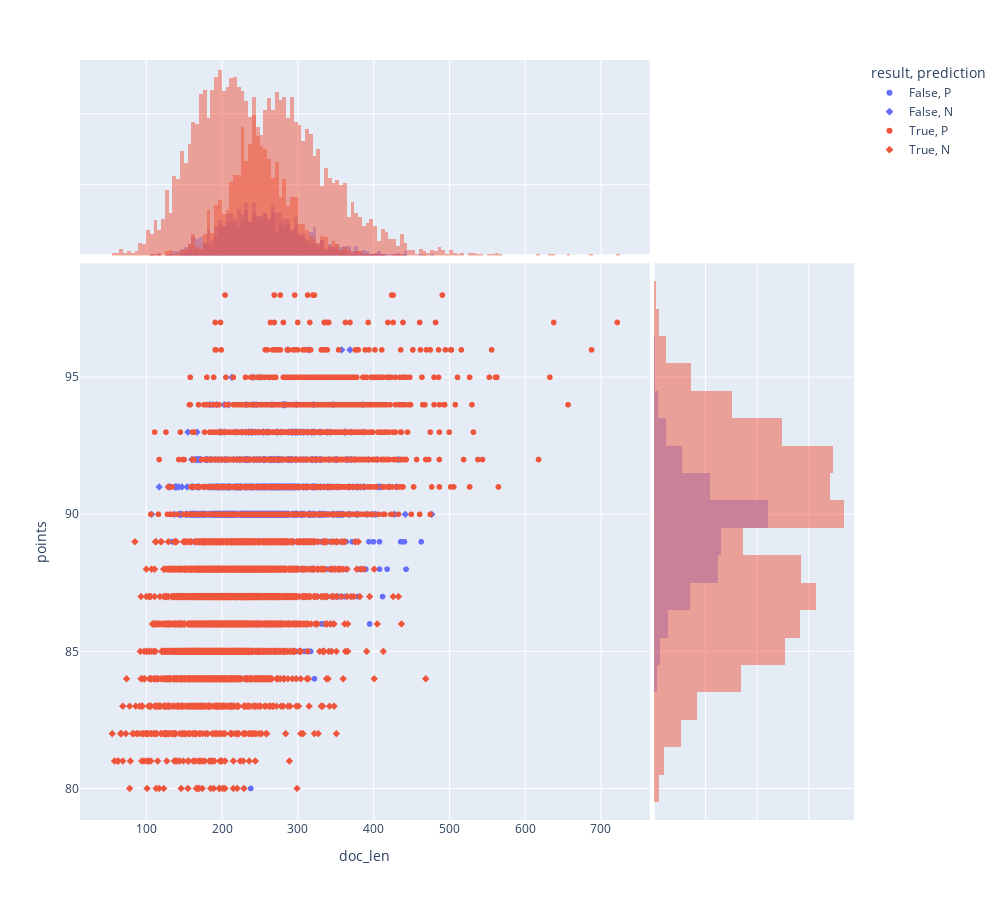

Here is the notebook cell this chart was saved with:
### Code cell
px.scatter(RESULT.join(DOC[['doc_content','points','doc_len']], how='inner').reset_index(), 'doc_len', 'points', color='result', symbol='prediction',
           height=900, width=1000, marginal_x='histogram', marginal_y='histogram')

### Figure 1 — Plotly figure (JSON) as saved in the notebook; plotly's stock layout.template omitted (floating-point values rounded to 4 significant figures; data arrays with more than 128 entries replaced by an {"elided": "..."} marker saying what was removed)
{"data": [{"hovertemplate": "result=False<br>prediction=P<br>doc_len=%{x}<br>points=%{y}<extra></extra>", "legendgroup": "False, P", "marker": {"color": "#636efa", "symbol": "circle"}, "mode": "markers", "name": "False, P", "showlegend": true, "type": "scattergl", "x": {"elided": "739 int values"}, "xaxis": "x", "y": {"elided": "739 int values"}, "yaxis": "y"}, {"alignmentgroup": "True", "bingroup": "x", "hovertemplate": "result=False<br>prediction=P<br>doc_len=%{x}<br>count=%{y}<extra></extra>", "legendgroup": "False, P", "marker": {"color": "#636efa"}, "name": "False, P", "offsetgroup": "False, P", "opacity": 0.5, "showlegend": false, "type": "histogram", "x": {"elided": "739 int values"}, "xaxis": "x3", "yaxis": "y3"}, {"alignmentgroup": "True", "bingroup": "y", "hovertemplate": "result=False<br>prediction=P<br>points=%{y}<br>count=%{x}<extra></extra>", "legendgroup": "False, P", "marker": {"color": "#636efa"}, "name": "False, P", "offsetgroup": "False, P", "opacity": 0.5, "showlegend": false, "type": "histogram", "xaxis": "x2", "y": {"elided": "739 int values"}, "yaxis": "y2"}, {"hovertemplate": "result=False<br>prediction=N<br>doc_len=%{x}<br>points=%{y}<extra></extra>", "legendgroup": "False, N", "marker": {"color": "#636efa", "symbol": "diamond"}, "mode": "markers", "name": "False, N", "showlegend": true, "type": "scattergl", "x": {"elided": "839 int values"}, "xaxis": "x", "y": {"elided": "839 int values"}, "yaxis": "y"}, {"alignmentgroup": "True", "bingroup": "x", "hovertemplate": "result=False<br>prediction=N<br>doc_len=%{x}<br>count=%{y}<extra></extra>", "legendgroup": "False, N", "marker": {"color": "#636efa"}, "name": "False, N", "offsetgroup": "False, N", "opacity": 0.5, "showlegend": false, "type": "histogram", "x": {"elided": "839 int values"}, "xaxis": "x3", "yaxis": "y3"}, {"alignmentgroup": "True", "bingroup": "y", "hovertemplate": "result=False<br>prediction=N<br>points=%{y}<br>count=%{x}<extra></extra>", "legendgroup": "False, N", "marker": {"color": "#636efa"}, "name": "False, N", "offsetgroup": "False, N", "opacity": 0.5, "showlegend": false, "type": "histogram", "xaxis": "x2", "y": {"elided": "839 int values"}, "yaxis": "y2"}, {"hovertemplate": "result=True<br>prediction=P<br>doc_len=%{x}<br>points=%{y}<extra></extra>", "legendgroup": "True, P", "marker": {"color": "#EF553B", "symbol": "circle"}, "mode": "markers", "name": "True, P", "showlegend": true, "type": "scattergl", "x": {"elided": "3132 int values"}, "xaxis": "x", "y": {"elided": "3132 int values"}, "yaxis": "y"}, {"alignmentgroup": "True", "bingroup": "x", "hovertemplate": "result=True<br>prediction=P<br>doc_len=%{x}<br>count=%{y}<extra></extra>", "legendgroup": "True, P", "marker": {"color": "#EF553B"}, "name": "True, P", "offsetgroup": "True, P", "opacity": 0.5, "showlegend": false, "type": "histogram", "x": {"elided": "3132 int values"}, "xaxis": "x3", "yaxis": "y3"}, {"alignmentgroup": "True", "bingroup": "y", "hovertemplate": "result=True<br>prediction=P<br>points=%{y}<br>count=%{x}<extra></extra>", "legendgroup": "True, P", "marker": {"color": "#EF553B"}, "name": "True, P", "offsetgroup": "True, P", "opacity": 0.5, "showlegend": false, "type": "histogram", "xaxis": "x2", "y": {"elided": "3132 int values"}, "yaxis": "y2"}, {"hovertemplate": "result=True<br>prediction=N<br>doc_len=%{x}<br>points=%{y}<extra></extra>", "legendgroup": "True, N", "marker": {"color": "#EF553B", "symbol": "diamond"}, "mode": "markers", "name": "True, N", "showlegend": true, "type": "scattergl", "x": {"elided": "3290 int values"}, "xaxis": "x", "y": {"elided": "3290 int values"}, "yaxis": "y"}, {"alignmentgroup": "True", "bingroup": "x", "hovertemplate": "result=True<br>prediction=N<br>doc_len=%{x}<br>count=%{y}<extra></extra>", "legendgroup": "True, N", "marker": {"color": "#EF553B"}, "name": "True, N", "offsetgroup": "True, N", "opacity": 0.5, "showlegend": false, "type": "histogram", "x": {"elided": "3290 int values"}, "xaxis": "x3", "yaxis": "y3"}, {"alignmentgroup": "True", "bingroup": "y", "hovertemplate": "result=True<br>prediction=N<br>points=%{y}<br>count=%{x}<extra></extra>", "legendgroup": "True, N", "marker": {"color": "#EF553B"}, "name": "True, N", "offsetgroup": "True, N", "opacity": 0.5, "showlegend": false, "type": "histogram", "xaxis": "x2", "y": {"elided": "3290 int values"}, "yaxis": "y2"}], "layout": {"barmode": "overlay", "height": 900, "legend": {"title": {"text": "result, prediction"}, "tracegroupgap": 0}, "margin": {"t": 60}, "width": 1000, "xaxis": {"anchor": "y", "domain": [0, 0.7363], "title": {"text": "doc_len"}}, "xaxis2": {"anchor": "y2", "domain": [0.7413, 1], "matches": "x2", "showgrid": true, "showline": false, "showticklabels": false, "ticks": ""}, "xaxis3": {"anchor": "y3", "domain": [0, 0.7363], "matches": "x", "showgrid": true, "showticklabels": false}, "xaxis4": {"anchor": "y4", "domain": [0.7413, 1], "matches": "x2", "showgrid": true, "showline": false, "showticklabels": false, "ticks": ""}, "yaxis": {"anchor": "x", "domain": [0, 0.7326], "title": {"text": "points"}}, "yaxis2": {"anchor": "x2", "domain": [0, 0.7326], "matches": "y", "showgrid": true, "showticklabels": false}, "yaxis3": {"anchor": "x3", "domain": [0.7426, 1], "matches": "y3", "showgrid": true, "showline": false, "showticklabels": false, "ticks": ""}, "yaxis4": {"anchor": "x4", "domain": [0.7426, 1], "matches": "y3", "showgrid": true, "showline": false, "showticklabels": false, "ticks": ""}}}
